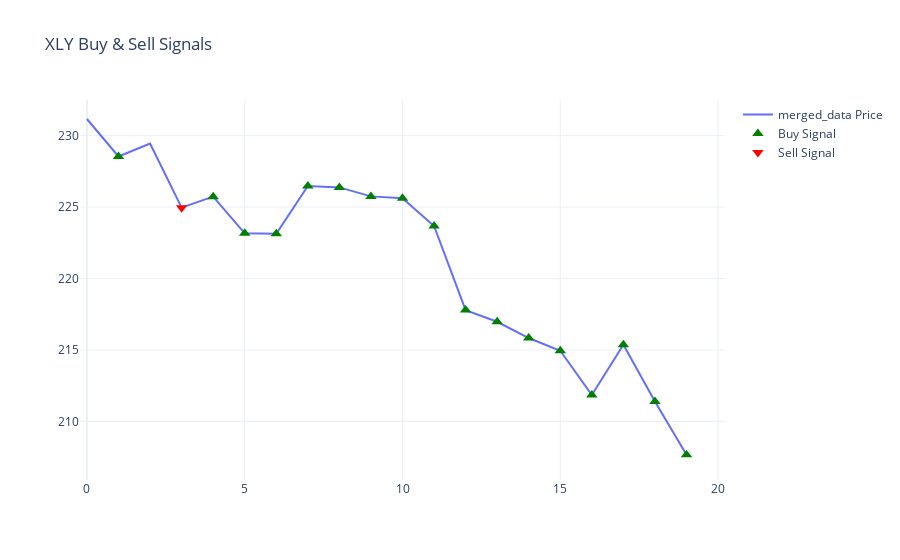

Notebook code cell kept with this figure:
### Code cell
import plotly.graph_objects as go

fig = go.Figure()

fig.add_trace(go.Scatter(x=merged_data.index, y=merged_data['Close_XLY'], mode='lines', name='merged_data Price'))

# Buy markers
fig.add_trace(go.Scatter(
    x=merged_data[merged_data['Buy_Signal']].index,
    y=merged_data[merged_data['Buy_Signal']]['Close_XLY'],
    mode='markers',
    marker=dict(symbol='triangle-up', size=10, color='green'),
    name='Buy Signal'
))

# Sell markers
fig.add_trace(go.Scatter(
    x=merged_data[merged_data['Sell_Signal']].index,
    y=merged_data[merged_data['Sell_Signal']]['Close_XLY'],
    mode='markers',
    marker=dict(symbol='triangle-down', size=10, color='red'),
    name='Sell Signal'
))

fig.update_layout(title='XLY Buy & Sell Signals', template='plotly_white')
fig.show()

### Figure 1 — Plotly figure (JSON) as saved in the notebook; plotly's stock layout.template omitted (floating-point values rounded to 4 significant figures)
{"data": [{"mode": "lines", "name": "merged_data Price", "type": "scatter", "x": [0, 1, 2, 3, 4, 5, 6, 7, 8, 9, 10, 11, 12, 13, 14, 15, 16, 17, 18, 19], "y": [231.2, 228.5, 229.4, 225.0, 225.7, 223.2, 223.1, 226.5, 226.4, 225.7, 225.6, 223.7, 217.8, 217.0, 215.8, 214.9, 211.8, 215.4, 211.4, 207.7]}, {"marker": {"color": "green", "size": 10, "symbol": "triangle-up"}, "mode": "markers", "name": "Buy Signal", "type": "scatter", "x": [1, 4, 5, 6, 7, 8, 9, 10, 11, 12, 13, 14, 15, 16, 17, 18, 19], "y": [228.5, 225.7, 223.2, 223.1, 226.5, 226.4, 225.7, 225.6, 223.7, 217.8, 217.0, 215.8, 214.9, 211.8, 215.4, 211.4, 207.7]}, {"marker": {"color": "red", "size": 10, "symbol": "triangle-down"}, "mode": "markers", "name": "Sell Signal", "type": "scatter", "x": [3], "y": [225.0]}], "layout": {"title": {"text": "XLY Buy & Sell Signals"}}}
